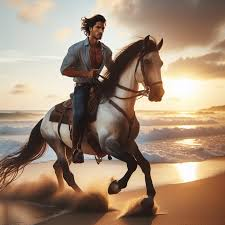
#> input picture object detection and counting model/download (3).jpg, 225 x 225 px
$ jupyter execute --allow-errors main.ipynb
#> lines starting #> are read from the running program, lines starting #| are printed output that depends on the picture
[cell 1]
import cv2
import numpy as np

import matplotlib.pyplot as plt
from collections import defaultdict

[cell 2]
config_file ="ssd_mobilenet_v3_large_coco_2020_01_14.pbtxt"
frozen_model="frozen_inference_graph.pb"

#> (a cell that did not finish here is left out)

[cell 4]
classlabels={}
file_name="labels.txt"
with open(file_name,"rt") as fpt:
#> (reads object detection and counting model/labels.txt from the repository)
    classlabels = fpt.read().rstrip("\n").split("\n")

[cell 5]
print(classlabels)

[cell 6]
print(len(classlabels))

#> (a cell that did not finish here is left out)

[cell 8]
img=cv2.imread("download (3).jpg")
#> img is the input picture: shape (225, 225, 3); mean B, G, R 116.6, 137.6, 161.2

plt.imshow(img)

#> (a cell that did not finish here is left out)

#> (a cell that did not finish here is left out)

[cell 11]
font_scale=3
font=cv2.FONT_HERSHEY_PLAIN
#> (the rest of this cell did not finish here and is left out)

[cell 12]
plt.imshow(cv2.cvtColor(img,cv2.COLOR_BGR2BGRA))
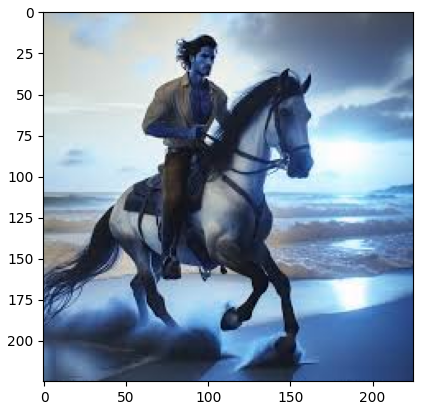
#> figure drawn by matplotlib, 1 panel; B, G, R data is drawn as R, G, B
